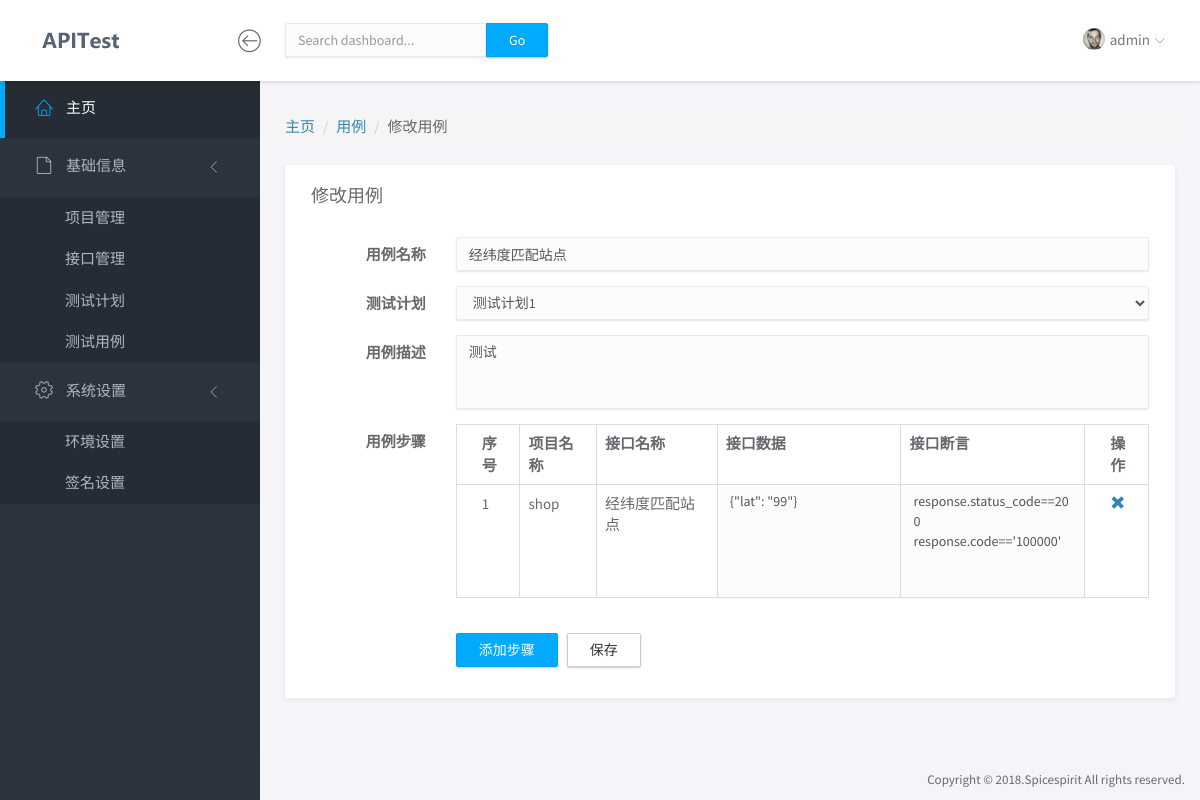
The page /case/update/86/ (signed in) on the database its author committed.
### app/models.py (models this page shows, shortened)
class TestCase(models.Model):
    name = models.CharField('名称', max_length=50, blank=True, null=True)
    description = models.CharField('描述', max_length=100, blank=True, null=True)
    plan = models.ForeignKey('TestPlan', on_delete=models.CASCADE, blank=True, null=True)
    class Meta:
        verbose_name = '测试用例'
        verbose_name_plural = '测试用例'

class Step(models.Model):
    sn = models.IntegerField('序号', blank=True, null=True)
    case = models.ForeignKey('TestCase', on_delete=models.CASCADE, verbose_name='用例')
    api = models.ForeignKey('Api', on_delete=models.CASCADE, verbose_name='接口')
    data = models.TextField('数据', blank=True, null=True)
    assertion = models.TextField('断言', blank=True, null=True)
    class Meta:
        verbose_name = '步骤管理'
        verbose_name_plural = '步骤管理'

class Api(models.Model):
    METHOD = ((1, "POST"), (2, "GET"))
    DATA_TYPE = ((1, "JSON"), (2, "FORM"))
    name = models.CharField('名称', max_length=50)
    description = models.CharField('描述', max_length=100, blank=True, null=True)
    project = models.ForeignKey('Project', on_delete=models.CASCADE, verbose_name='项目')
    url = models.CharField('Url地址', max_length=100)
    method = models.IntegerField('请求方法', choices=METHOD)
    data_type = models.IntegerField('数据类型', choices=DATA_TYPE)
    request_body = models.TextField('请求数据', blank=True, null=True)
    response_body = models.TextField('响应数据', blank=True, null=True)
    class Meta:
        verbose_name = '接口管理'
        verbose_name_plural = '接口管理'

class Project(models.Model):
    name = models.CharField('名称', max_length=50)
    developer = models.CharField('开发负责人', max_length=50, blank=True, null=True)
    description = models.CharField('描述', max_length=100, blank=True, null=True)
    class Meta:
        verbose_name = '项目管理'
        verbose_name_plural = '项目管理'

### app/views.py (the view)
# urls.py: path('case/update/<int:case_id>/', case_update, name='case_update'),
@login_required
def case_update(request, case_id):
    if request.method == 'POST':
        name = request.POST.get('name')
        description = request.POST.get('description')
        plan = get_object_or_404(TestPlan, id=request.POST.get('plan_id'))
        TestCase.objects.filter(id=case_id).update(name=name, description=description, plan=plan)
        return HttpResponseRedirect('/case/')
    case = get_object_or_404(TestCase, id=case_id)
    api_list = Api.objects.all()
    plan_list = TestPlan.objects.all()
    step_list = case.step_set.all()
    env_list = Environment.objects.all()
    prj_list = Project.objects.all()
    return render(request, "case_update.html", {"case": case, 'api_list': api_list, 'plan_list': plan_list, 'step_list': step_list, 'env_list': env_list, 'prj_list': prj_list})

### app/templates/case_update.html (shortened to what this page needs)
{% extends "base.html" %}
{% block content %}
	<div class="row">
		<ol class="breadcrumb">
		  <li><a href="{% url 'index' %}">主页</a></li>
		  <li><a href="{% url 'case_list' %}">用例</a></li>
		  <li>修改用例</li>
		</ol>
	</div>
	<div class="row">
		<div class="col-md-12">
			<div class="panel">
				<div class="panel-heading">
					<h3 class="panel-title">修改用例</h3>
				</div>
				<div class="panel-body">
					<form id="add_case_form" class="form-horizontal" action='.' method="POST" >
						<div class="form-group">
							<label for="name" class="col-sm-2 control-label">用例名称</label>
							<div class="col-sm-10">
                                <input id="name" name="name" type="text" class="form-control" value="{{case.name}}">
							</div>
						</div>
						<div class="form-group">
							<label for="plan_id" class="col-sm-2 control-label">测试计划</label>
							<div class="col-sm-10">
								<select id='plan_select' name="plan_id" class="form-control">
									{% for plan in plan_list %}
									<option value="{{plan.id}}" {% if api.plan == plan %}selected="selected"{% endif%}>{{plan.name}}</option>
									{% endfor %}
								</select>
							</div>
						</div>
						<div class="form-group">
							<label for="name" class="col-sm-2 control-label">用例描述</label>
							<div class="col-sm-10">
                                <textarea id="description" name="description" class="form-control" rows="3" style="resize: none;">{{case.description}}</textarea>
							</div>
						</div>
						<div class="form-group">
							<label for="steps" class="col-sm-2 control-label">用例步骤</label>
							<div id="steps" class="col-sm-10">
								<table id="steps_table" class="table table-bordered">
									<tr>
										<th>序号</th>
										<th>项目名称</th>
										<th>接口名称</th>
										<th>接口数据</th>
										<th>接口断言</th>
										<th>操作</th>
									</tr>
									{% for step in step_list %}
									<tr id="step_{{step.sn}}" value="{{step.id}}">
										<td>{{step.sn}}</td>
										<td>{{step.api.project.name}}</td>
										<td value="{{step.api.id}}">{{step.api.name}}</td>
                                        <td style="padding:0;margin:0;"><textarea name="request_data" class="form-control" style="border:none;resize:none;" rows="5">{{step.data}}</textarea></td>
                                        <td style="padding:0;margin:0;"><textarea name="assertion" class="form-control" style="border:none;resize: none;" rows="5">{{step.assertion}}</textarea></td>
										<td><a class="param-remove" href="#" onclick="removeStep({{step.sn}})"><span class="glyphicon glyphicon-remove"></span></a>&nbsp;&nbsp;
										</td>
									</tr>
									{% endfor %}
								</table>
							</div>
						</div>
						<div class="form-group">
						    <div class="col-sm-offset-2 col-sm-10">
						      <button type="button" class="btn btn-primary" data-toggle="modal" data-target="#addStepModal">添加步骤</button>&nbsp;&nbsp;
						      <button type="button" class="btn btn-default" onclick="saveCase()">保存</button>
						    </div>
						</div>
					</form>
				</div>
			</div>
		</div>
	</div>
{% endblock %}

### app/templates/base.html (shortened to what this page needs)
<!doctype html>
<html lang="en">
{% load staticfiles %}
<head>
	<link rel="stylesheet" href="{% static 'vendor/bootstrap/css/bootstrap.min.css' %}">
	<link rel="stylesheet" href="{% static 'vendor/font-awesome/css/font-awesome.min.css' %}">
	<link rel="stylesheet" href="{% static 'vendor/linearicons/style.css' %}">
	<link rel="stylesheet" href="{% static 'vendor/chartist/css/chartist-custom.css' %}">
	<link rel="stylesheet" href="{% static 'css/main.css' %}">
	<link rel="stylesheet" href="{% static 'css/demo.css' %}">
</head>
<body>
	<div id="wrapper">
		<nav class="navbar navbar-default navbar-fixed-top">
			<div class="brand">
				<a href="index.html"><img src="{% static 'img/logo-dark.png' %}" alt="ApiTest" class="img-responsive logo"></a>
			</div>
			<div class="container-fluid">
				<div class="navbar-btn" style="padding-left: 67px;">
					<button type="button" class="btn-toggle-fullwidth"><i class="lnr lnr-arrow-left-circle"></i></button>
				</div>
				<form class="navbar-form navbar-left">
					<div class="input-group">
						<input type="text" value="" class="form-control" placeholder="Search dashboard...">
						<span class="input-group-btn"><button type="button" class="btn btn-primary">Go</button></span>
					</div>
				</form>
				<div id="navbar-menu">
					<ul class="nav navbar-nav navbar-right">
						<li class="dropdown">
							<a href="#" class="dropdown-toggle" data-toggle="dropdown"><img src="{% static 'img/user.png' %}" class="img-circle" alt="Avatar"> <span>{{ request.user.username }}</span> <i class="icon-submenu lnr lnr-chevron-down"></i></a>
						</li>
					</ul>
				</div>
			</div>
		</nav>
		<div id="sidebar-nav" class="sidebar">
			<div class="sidebar-scroll">
				<nav>
					<ul class="nav">
						<li><a href="{% url 'index' %}" class="active"><i class="lnr lnr-home"></i> <span>主页</span></a></li>
						<li>
							<a href="#subItems" data-toggle="collapse" class="collapsed"><i class="lnr lnr-file-empty"></i> <span>基础信息</span> <i class="icon-submenu lnr lnr-chevron-left"></i></a>
							<div id="subItems" class="collapse in">
								<ul class="nav">
									<li><a href="{% url 'prj_list' %}" class="">项目管理</a></li>
									<li><a href="{% url 'api_list' %}" class="">接口管理</a></li>
									<li><a href="{% url 'plan_list' %}" class="">测试计划</a></li>
									<li><a href="{% url 'case_list' %}" class="">测试用例</a></li>
								</ul>
							</div>
						</li>
						<li>
							<a href="#subSettings" data-toggle="collapse" class="collapsed"><i class="lnr lnr-cog"></i> <span>系统设置</span> <i class="icon-submenu lnr lnr-chevron-left"></i></a>
							<div id="subSettings" class="collapse in">
								<ul class="nav">
									<li><a href="{% url 'env_list' %}" class="">环境设置</a></li>
									<li><a href="{% url 'sign_list' %}" class="">签名设置</a></li>
								</ul>
							</div>
						</li>
					</ul>
				</nav>
			</div>
		</div>
		<div class="main">
			<div class="main-content">
				<div class="container-fluid">
					{% block content %}
					{% endblock %}
				</div>
			</div>
		</div>
		<footer>
			<div class="container-fluid">
				<p class="copyright">Copyright &copy; 2018.Spicespirit All rights reserved.</p>
			</div>
		</footer>
	</div>
</body>
</html>

### rows shown on the page
TestCase: name "经纬度匹配站点", description "测试"
Step: sn "1", api.project.name "shop", api.name "经纬度匹配站点", request_data "{\"lat\": \"99\"}", assertion "response.status_code==200 response.code=='100000'"

### other values the page prints
{{ request.user.username }} "admin"
form field plan_id "测试计划1"
